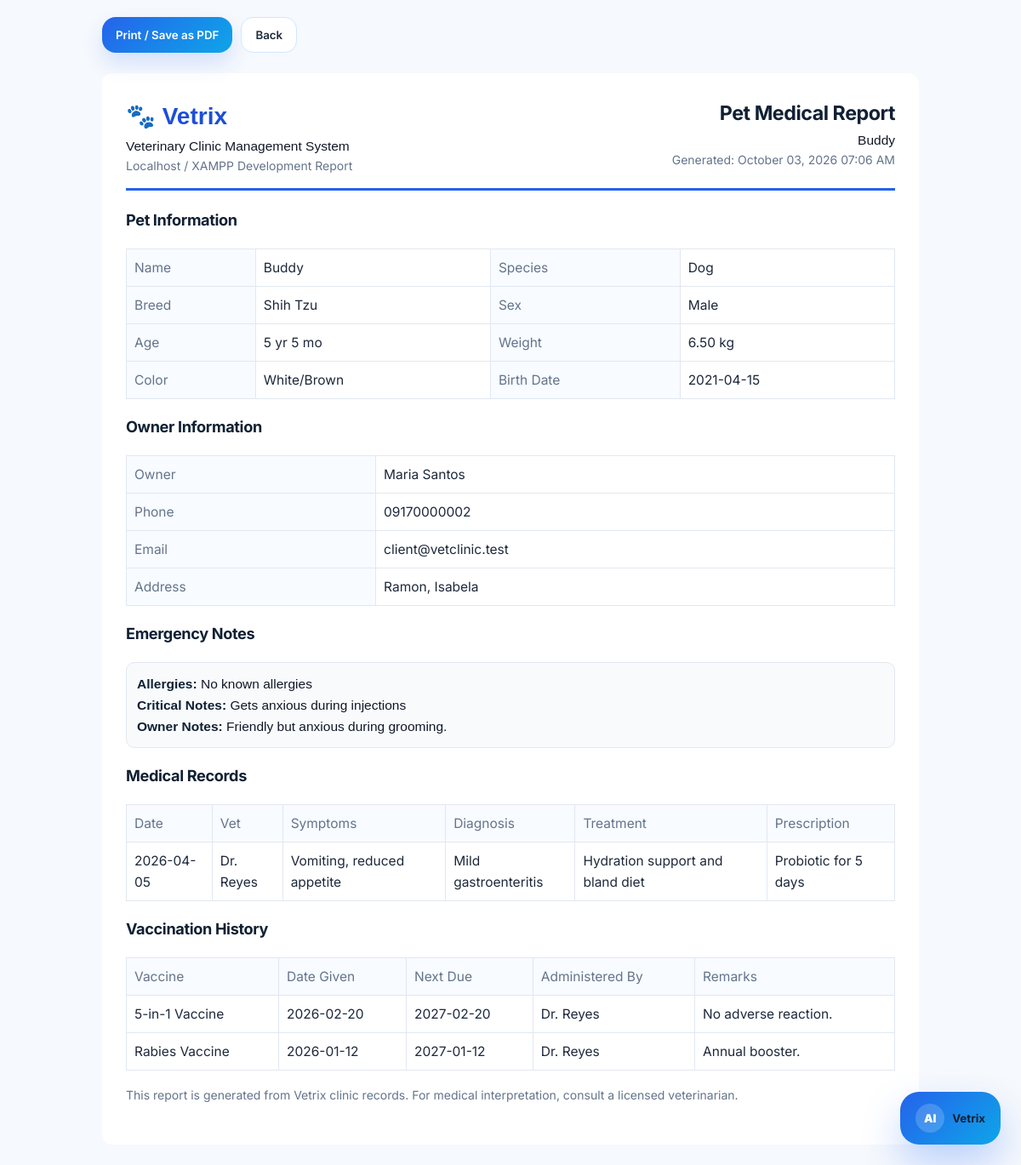
The app's page /admin/report_pet.php?pet_id=1 (signed in) with its own data.
### tables this page shows
CREATE TABLE pets (
    id INT AUTO_INCREMENT PRIMARY KEY,
    owner_id INT NOT NULL,
    name VARCHAR(100) NOT NULL,
    species VARCHAR(50),
    breed VARCHAR(80),
    sex VARCHAR(20),
    birth_date DATE,
    weight DECIMAL(6,2),
    color VARCHAR(50),
    allergies TEXT,
    critical_notes TEXT,
    notes TEXT,
    pet_photo VARCHAR(255) NULL,
    verification_status ENUM('pending','approved','rejected','in_person_confirmation') DEFAULT 'pending',
    verification_notes TEXT NULL,
    verified_by INT NULL,
    verified_at TIMESTAMP NULL DEFAULT NULL,
    last_updated_by INT NULL,
    created_at TIMESTAMP DEFAULT CURRENT_TIMESTAMP,
    updated_at TIMESTAMP NULL DEFAULT NULL,
    FOREIGN KEY (owner_id) REFERENCES users(id) ON DELETE CASCADE
);

CREATE TABLE users (
    id INT AUTO_INCREMENT PRIMARY KEY,
    full_name VARCHAR(120) NOT NULL,
    email VARCHAR(120) UNIQUE NOT NULL,
    phone VARCHAR(30),
    emergency_contact VARCHAR(120),
    address VARCHAR(255),
    password VARCHAR(255) NOT NULL,
    role ENUM('admin','veterinarian','staff','client') NOT NULL DEFAULT 'client',
    account_source ENUM('self_registered','admin_created','system_seed') DEFAULT 'self_registered',
    created_by INT NULL,
    status ENUM('pending','approved','active','inactive','rejected') NOT NULL DEFAULT 'pending',
    approved_by INT NULL,
    approved_at DATETIME NULL,
    rejected_at DATETIME NULL,
    otp_verified_at DATETIME NULL,
    created_at TIMESTAMP DEFAULT CURRENT_TIMESTAMP
);

CREATE TABLE medical_records (
    id INT AUTO_INCREMENT PRIMARY KEY,
    pet_id INT NOT NULL,
    veterinarian VARCHAR(120),
    visit_date DATE NOT NULL,
    symptoms TEXT,
    diagnosis TEXT,
    treatment TEXT,
    prescription TEXT,
    notes TEXT,
    created_at TIMESTAMP DEFAULT CURRENT_TIMESTAMP,
    FOREIGN KEY (pet_id) REFERENCES pets(id) ON DELETE CASCADE
);

CREATE TABLE vaccinations (
    id INT AUTO_INCREMENT PRIMARY KEY,
    pet_id INT NOT NULL,
    vaccine_name VARCHAR(120) NOT NULL,
    date_given DATE,
    next_due_date DATE,
    administered_by VARCHAR(120),
    remarks TEXT,
    FOREIGN KEY (pet_id) REFERENCES pets(id) ON DELETE CASCADE
);

### includes/functions.php (called while the page is built, shortened)
<?php
function e($value) {
    return htmlspecialchars($value ?? '', ENT_QUOTES, 'UTF-8');
}
function pet_age($birth_date) {
    $dob = new DateTime($birth_date);
    $now = new DateTime();
    $diff = $now->diff($dob);
    return $diff->y . ' yr ' . $diff->m . ' mo';
}
?>

### admin/report_pet.php (the view, shortened to what this page needs)
<?php
require_once "../config/database.php";
require_once "../includes/functions.php";
require_once "../includes/report_helpers.php";
$pet_id = (int)($_GET['pet_id'] ?? 0);
$stmt = $conn->prepare("SELECT p.*,u.full_name,u.email,u.phone,u.address FROM pets p JOIN users u ON p.owner_id=u.id WHERE p.id=? AND p.verification_status='approved'");
$stmt->bind_param("i",$pet_id);
$stmt->execute();
$pet = $stmt->get_result()->fetch_assoc();
include "../includes/header.php";
echo report_actions();
?>
<div class="print-page">
<?= report_header("Pet Medical Report", clean_report($pet['name'])) ?>
<div class="print-section">
    <h3>Pet Information</h3>
    <table class="print-table">
        <tr><th>Name</th><td><?= e($pet['name']) ?></td><th>Species</th><td><?= e($pet['species']) ?></td></tr>
        <tr><th>Breed</th><td><?= e($pet['breed']) ?></td><th>Sex</th><td><?= e($pet['sex']) ?></td></tr>
        <tr><th>Age</th><td><?= e(pet_age($pet['birth_date'])) ?></td><th>Weight</th><td><?= e($pet['weight']) ?> kg</td></tr>
        <tr><th>Color</th><td><?= e($pet['color']) ?></td><th>Birth Date</th><td><?= e($pet['birth_date']) ?></td></tr>
    </table>
</div>
<div class="print-section">
    <h3>Owner Information</h3>
    <table class="print-table">
        <tr><th>Owner</th><td><?= e($pet['full_name']) ?></td></tr>
        <tr><th>Phone</th><td><?= e($pet['phone']) ?></td></tr>
        <tr><th>Email</th><td><?= e($pet['email']) ?></td></tr>
        <tr><th>Address</th><td><?= e($pet['address']) ?></td></tr>
    </table>
</div>
<div class="print-section">
    <h3>Emergency Notes</h3>
    <div class="print-note">
        <b>Allergies:</b> <?= e($pet['allergies']) ?><br>
        <b>Critical Notes:</b> <?= e($pet['critical_notes']) ?><br>
        <b>Owner Notes:</b> <?= e($pet['notes']) ?>
    </div>
</div>
<div class="print-section">
    <h3>Medical Records</h3>
    <table class="print-table">
        <tr><th>Date</th><th>Vet</th><th>Symptoms</th><th>Diagnosis</th><th>Treatment</th><th>Prescription</th></tr>
        <?php $records=$conn->query("SELECT * FROM medical_records WHERE pet_id=$pet_id ORDER BY visit_date DESC"); while($r=$records->fetch_assoc()): ?>
        <tr>
            <td><?= e($r['visit_date']) ?></td>
            <td><?= e($r['veterinarian']) ?></td>
            <td><?= e($r['symptoms']) ?></td>
            <td><?= e($r['diagnosis']) ?></td>
            <td><?= e($r['treatment']) ?></td>
            <td><?= e($r['prescription']) ?></td>
        </tr>
        <?php endwhile; ?>
    </table>
</div>
<div class="print-section">
    <h3>Vaccination History</h3>
    <table class="print-table">
        <tr><th>Vaccine</th><th>Date Given</th><th>Next Due</th><th>Administered By</th><th>Remarks</th></tr>
        <?php $vacs=$conn->query("SELECT * FROM vaccinations WHERE pet_id=$pet_id ORDER BY next_due_date DESC"); while($v=$vacs->fetch_assoc()): ?>
        <tr>
            <td><?= e($v['vaccine_name']) ?></td>
            <td><?= e($v['date_given']) ?></td>
            <td><?= e($v['next_due_date']) ?></td>
            <td><?= e($v['administered_by']) ?></td>
            <td><?= e($v['remarks']) ?></td>
        </tr>
        <?php endwhile; ?>
    </table>
</div>
<div class="print-section">
    <p class="small text-muted">This report is generated from Vetrix clinic records. For medical interpretation, consult a licensed veterinarian.</p>
</div>
</div>
<?php include "../includes/footer.php"; ?>

### includes/report_helpers.php
<?php
function report_header($title, $subtitle='') {
    $date = date('F d, Y h:i A');
    return "
    <div class='print-header'>
        <div>
            <div class='print-title'>🐾 Vetrix</div>
            <div>Veterinary Clinic Management System</div>
            <div class='small text-muted'>Localhost / XAMPP Development Report</div>
        </div>
        <div style='text-align:right'>
            <h2 style='margin:0'>$title</h2>
            <div>$subtitle</div>
            <div class='small text-muted'>Generated: $date</div>
        </div>
    </div>";
}
function report_actions() {
    return "<div class='no-print-actions'>
        <button onclick='window.print()' class='btn btn-primary'>Print / Save as PDF</button>
        <button onclick='history.back()' class='btn btn-light'>Back</button>
    </div>";
}
function clean_report($value) {
    return htmlspecialchars($value ?? '', ENT_QUOTES, 'UTF-8');
}
?>

### records on screen
pets: name "Buddy", species "Dog", breed "Shih Tzu", sex "Male", birth_date "5 yr 5 mo", weight "6.50", color "White/Brown", birth_date "2021-04-15", owner.full_name "Maria Santos", owner.phone "09170000002", owner.email "client@vetclinic.test", owner.address "Ramon, Isabela", allergies "No known allergies", critical_notes "Gets anxious during injections", notes "Friendly but anxious during grooming."
medical_records: visit_date "2026-04-05", veterinarian "Dr. Reyes", symptoms "Vomiting, reduced appetite", diagnosis "Mild gastroenteritis", treatment "Hydration support and bland diet", prescription "Probiotic for 5 days"
vaccinations: vaccine_name "5-in-1 Vaccine", date_given "2026-02-20", next_due_date "2027-02-20", administered_by "Dr. Reyes", remarks "No adverse reaction."
vaccinations: vaccine_name "Rabies Vaccine", date_given "2026-01-12", next_due_date "2027-01-12", administered_by "Dr. Reyes", remarks "Annual booster."

### other values on screen
$title "Pet Medical Report"
